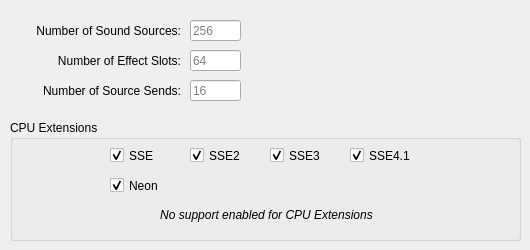
    <widget class="QWidget" name="tab_2">
     <attribute name="title">
      <string>Resources</string>
     </attribute>
     <widget class="QLineEdit" name="srcCountLineEdit">
      <property name="geometry">
       <rect>
        <x>190</x>
        <y>20</y>
        <width>51</width>
        <height>21</height>
       </rect>
      </property>
      <property name="toolTip">
       <string>The maximum number of allocatable sources. Lower values may
help for systems with apps that try to play more sounds than
the CPU can handle.</string>
      </property>
      <property name="maxLength">
       <number>4</number>
      </property>
      <property name="placeholderText">
       <string>256</string>
      </property>
     </widget>
     <widget class="QLabel" name="label_3">
      <property name="geometry">
       <rect>
        <x>10</x>
        <y>20</y>
        <width>171</width>
        <height>21</height>
       </rect>
      </property>
      <property name="text">
       <string>Number of Sound Sources:</string>
      </property>
      <property name="alignment">
       <set>Qt::AlignRight|Qt::AlignTrailing|Qt::AlignVCenter</set>
      </property>
     </widget>
     <widget class="QLabel" name="label_4">
      <property name="geometry">
       <rect>
        <x>10</x>
        <y>50</y>
        <width>171</width>
        <height>21</height>
       </rect>
      </property>
      <property name="text">
       <string>Number of Effect Slots:</string>
      </property>
      <property name="alignment">
       <set>Qt::AlignRight|Qt::AlignTrailing|Qt::AlignVCenter</set>
      </property>
     </widget>
     <widget class="QLineEdit" name="effectSlotLineEdit">
      <property name="geometry">
       <rect>
        <x>190</x>
        <y>50</y>
        <width>51</width>
        <height>21</height>
       </rect>
      </property>
      <property name="toolTip">
       <string>The maximum number of Auxiliary Effect Slots an app can
create. A slot can use a non-negligible amount of CPU time if
an effect is set on it even if no sources are feeding it, so this
may help when apps use more than the system can handle.</string>
      </property>
      <property name="maxLength">
       <number>3</number>
      </property>
      <property name="placeholderText">
       <string>64</string>
      </property>
     </widget>
     <widget class="QLabel" name="label_8">
      <property name="geometry">
       <rect>
        <x>10</x>
        <y>80</y>
        <width>171</width>
        <height>21</height>
       </rect>
      </property>
      <property name="text">
       <string>Number of Source Sends:</string>
      </property>
      <property name="alignment">
       <set>Qt::AlignRight|Qt::AlignTrailing|Qt::AlignVCenter</set>
      </property>
     </widget>
     <widget class="QLineEdit" name="srcSendLineEdit">
      <property name="geometry">
       <rect>
        <x>190</x>
        <y>80</y>
        <width>51</width>
        <height>21</height>
       </rect>
      </property>
      <property name="toolTip">
       <string>Limits the number of auxiliary sends allowed per source.
Setting this higher than the default has no effect.</string>
      </property>
      <property name="maxLength">
       <number>2</number>
      </property>
      <property name="placeholderText">
       <string>16</string>
      </property>
     </widget>
     <widget class="QGroupBox" name="cpuExtGroupBox">
      <property name="geometry">
       <rect>
        <x>10</x>
        <y>120</y>
        <width>511</width>
        <height>121</height>
       </rect>
      </property>
      <property name="toolTip">
       <string>Enables use of specific CPU extensions. Certain methods may
utilize CPU extensions when detected, and disabling these can
be useful for preventing those extensions from being used.</string>
      </property>
      <property name="title">
       <string>CPU Extensions</string>
      </property>
      <widget class="QCheckBox" name="enableSSECheckBox">
       <property name="geometry">
        <rect>
         <x>100</x>
         <y>20</y>
         <width>71</width>
         <height>31</height>
        </rect>
       </property>
       <property name="text">
        <string>SSE</string>
       </property>
       <property name="checked">
        <bool>true</bool>
       </property>
      </widget>
      <widget class="QCheckBox" name="enableSSE2CheckBox">
       <property name="geometry">
        <rect>
         <x>180</x>
         <y>20</y>
         <width>71</width>
         <height>31</height>
        </rect>
       </property>
       <property name="text">
        <string>SSE2</string>
       </property>
       <property name="checked">
        <bool>true</bool>
       </property>
      </widget>
      <widget class="QCheckBox" name="enableNeonCheckBox">
       <property name="geometry">
        <rect>
         <x>100</x>
         <y>50</y>
         <width>71</width>
         <height>31</height>
        </rect>
       </property>
       <property name="text">
        <string>Neon</string>
       </property>
       <property name="checked">
        <bool>true</bool>
       </property>
      </widget>
      <widget class="QCheckBox" name="enableSSE41CheckBox">
       <property name="geometry">
        <rect>
         <x>340</x>
         <y>20</y>
         <width>71</width>
         <height>31</height>
        </rect>
       </property>
       <property name="text">
        <string>SSE4.1</string>
       </property>
       <property name="checked">
        <bool>true</bool>
       </property>
      </widget>
      <widget class="QCheckBox" name="enableSSE3CheckBox">
       <property name="geometry">
        <rect>
         <x>260</x>
         <y>20</y>
         <width>71</width>
         <height>31</height>
        </rect>
       </property>
       <property name="text">
        <string>SSE3</string>
       </property>
       <property name="checked">
        <bool>true</bool>
       </property>
      </widget>
      <widget class="QLabel" name="cpuExtDisabledLabel">
       <property name="geometry">
        <rect>
         <x>101</x>
         <y>80</y>
         <width>311</width>
         <height>31</height>
        </rect>
       </property>
       <property name="text">
        <string>&lt;html&gt;&lt;head/&gt;&lt;body&gt;&lt;p align=&quot;center&quot;&gt;&lt;span style=&quot; font-style:italic;&quot;&gt;No support enabled for CPU Extensions&lt;/span&gt;&lt;/p&gt;&lt;/body&gt;&lt;/html&gt;</string>
       </property>
      </widget>
     </widget>
    </widget>
